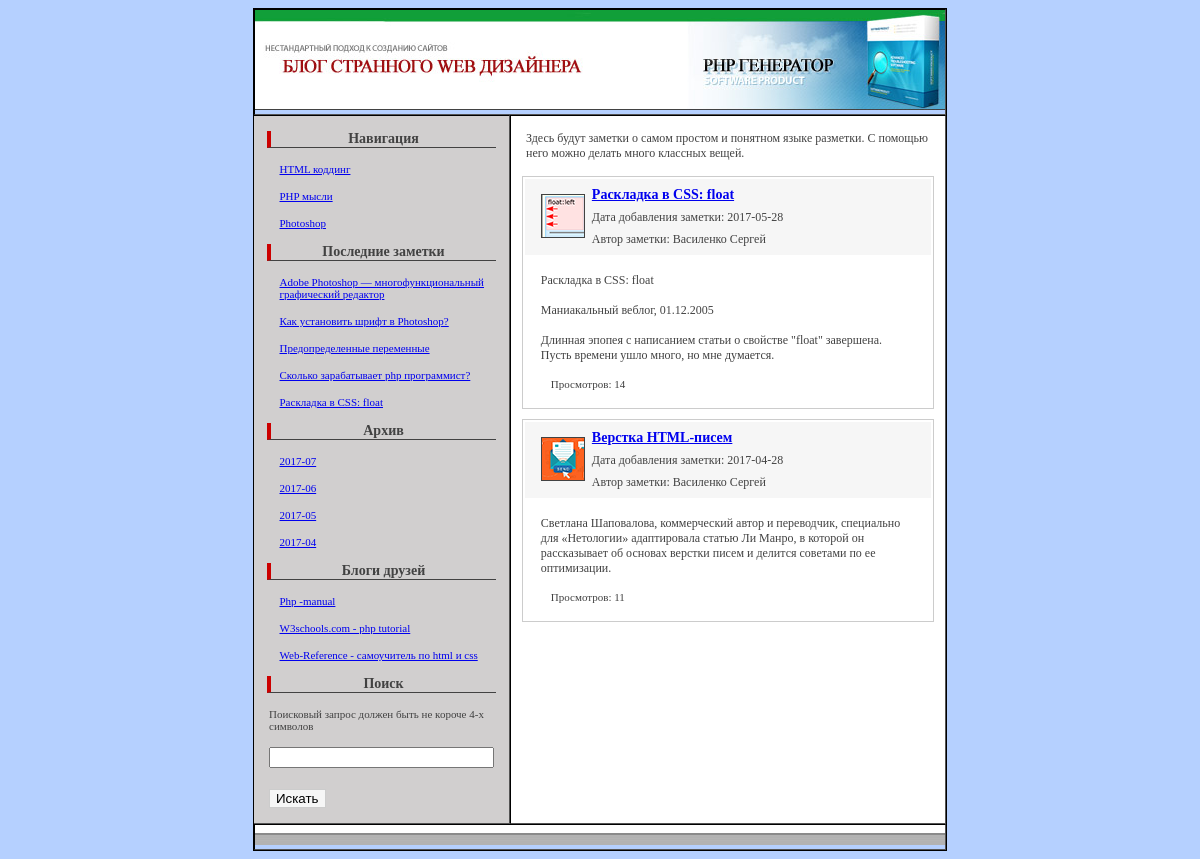
Page /view_cat.php on the committed database.
### tables this page shows
CREATE TABLE `categories` (
  `id` int(5) NOT NULL,
  `title` varchar(255) NOT NULL,
  `text` text NOT NULL,
  `meta_k` varchar(255) NOT NULL,
  `meta_d` varchar(255) NOT NULL
);

CREATE TABLE `data` (
  `id` int(5) NOT NULL,
  `meta_k` varchar(255) NOT NULL,
  `meta_d` varchar(255) NOT NULL,
  `description` varchar(255) NOT NULL,
  `author` varchar(255) NOT NULL,
  `text` text NOT NULL,
  `views` int(7) NOT NULL DEFAULT '0',
  `date` date NOT NULL DEFAULT '2017-09-28',
  `title` varchar(255) NOT NULL,
  `mini_img` varchar(255) NOT NULL,
  `cat` int(5) NOT NULL DEFAULT '0'
);

CREATE TABLE `friends_blogs` (
  `id` int(5) NOT NULL,
  `title` varchar(255) NOT NULL,
  `link` varchar(255) NOT NULL
);

### view_cat.php (the view, shortened to what this page needs)
<?php
if (!isset ($_GET['cat'])) { $cat=1;}
include("blocks/db.php");
$result = mysqli_query($db,"SELECT * FROM categories WHERE id='$cat'");
if (mysqli_num_rows($result)>0){
	$myrow=mysqli_fetch_array($result);
}
else
	echo "В результирующей выборке нет рядов.";
?>
<!doctype html>
<html>
<head>
<link href="style.css" rel="stylesheet" type="text/css">
</head>
<body>
<table width="690" border="1" align="center" cellpadding="0" cellspacing="0" class="main_border">
  <tbody>
    <tr>
    <?php include("blocks/header.php"); ?>
    </tr>
    <tr>
      <?php include("blocks/lefttd.php"); ?>
      <td width="508" valign="top"  bgcolor="#FFFFFF">
      <p><?php echo $myrow['text'];
	 $result = mysqli_query($db,"SELECT title, id, date, author, views, description, mini_img FROM data WHERE cat='$cat'");
if (mysqli_num_rows($result)>0){
	$myrow=mysqli_fetch_array($result);
}
else
	echo "В результирующей выборке нет рядов.";
		  do{
	printf ("
		<table  align='center' class='post_table'>
		        <tbody>
		          <tr class='post_title'>
		            <td >
					<p class='post_name'> <img align='left' class='mini' src='%s'>
					<a href='view_post.php?id=%s'>%s</a></p>
					<p class='post_adds'>Дата добавления заметки: %s </p>
					<p class='post_adds'>Автор заметки: %s </p>
					</td>
		            </tr>
		          <tr>
		            <td >%s
					<p class='post_view'>Просмотров: %s </p>
					</td>
		            </tr>
		          </tbody>
		  </table>",$myrow['mini_img'],  $myrow['id'],$myrow['title'],$myrow['date'], $myrow['author'], $myrow['description'], $myrow['views']);
	}
	while ($myrow=mysqli_fetch_array($result));
		  ?>
       </td>
    </tr>
    <tr>
      <?php include("blocks/footer.php"); ?>
    </tr>
  </tbody>
</table>
</body>
</html>

### blocks/lefttd.php (shortened to what this page needs)
<td valign="top" width="182" bgcolor="#EBEAEA" class="left">
    <p class="nav_title">Навигация </p>
    <?php
    $result2 = mysqli_query($db, "SELECT * FROM categories");
if (mysqli_num_rows($result2)>0)
    {
    $myrow2=mysqli_fetch_array($result2);
    do {
        printf("<p class='nav_list'><a href='view_cat.php?cat=%s'>%s</a></p>", $myrow2['id'], $myrow2['title']);
    } while ($myrow2 = mysqli_fetch_array($result2));
    } else {
    echo "В результирующей выборке нет рядов.";
}
?>
    <p class="nav_title">Последние заметки </p>
    <?php
    $result3 = mysqli_query($db, "SELECT title,id  FROM data ORDER BY date DESC, id DESC LIMIT 5");
    if (mysqli_num_rows($result3) > 0) {
        $myrow3 = mysqli_fetch_array($result3);
    } else
        echo "В результирующей выборке нет рядов.";
    do
    {
        printf ("<p class='nav_list'><a href='view_post.php?id=%s'>%s</a></p>",$myrow3['id'],$myrow3['title']);
    }
    while ($myrow3=mysqli_fetch_array($result3));
    ?>
    <p class="nav_title">Архив </p>
    <?php
    $result4 = mysqli_query($db,"SELECT DISTINCT LEFT (date,7) AS month FROM data ORDER BY month DESC");
    if (mysqli_num_rows($result4)>0)
    {
        $myrow4=mysqli_fetch_array($result4);
        do {
            printf ("<p class='nav_list'><a href='view_date.php?date=%s'>%s</a></p>",$myrow4['month'],$myrow4['month']);
        }
        while ($myrow4=mysqli_fetch_array($result4));
    }
    else
        echo "В результирующей выборке нет рядов.";
    ?>
    <p class="nav_title">Блоги друзей</p>
    <?php
    $result5 = mysqli_query($db,"SELECT * FROM friends_blogs");
    if (mysqli_num_rows($result5)>0)
    {
        $myrow5=mysqli_fetch_array($result5);
        do {
            printf ("<p class='nav_list'><a href='%s' target='_blank'>%s</a></p>",$myrow5['link'],$myrow5['title']);
        }
        while ($myrow5=mysqli_fetch_array($result5));
    }
    else
        echo "В результирующей выборке нет рядов.";
    ?>
    <p class="nav_title">Поиск</p>
    <form action="view_search.php" method="post">
        <p class="search_t">Поисковый запрос должен быть не короче 4-х символов</p>
        <p> <input type="text" name="search" size="25" maxlength="40"></p>
        <p> <input class="search_b" type="submit" name="submit_s" value="Искать"></p>
    </form>
</td>

### style.css (style rules this page uses)
.main_border { border: 1px solid #000000; }
body { background-image: url(img/bg.jpg); font: Verdana;font-size: 12px; color:#424242; }
.left { border-left: #393636; background-color:#D1CFCF; }
p { font:Lucida Grande, Lucida Sans Unicode, Lucida Sans, DejaVu Sans, Verdana,"sans-serif"; font-size: 12px; color:#424242; margin: 15px; }
.nav_title { margin-top: 15px; margin-left: 5%; margin-right: 5%; border-left: 4px solid #CC0000; border-bottom: 1px solid #424242; font-weight: bold; text-align: center; font-size: 14px; }
.nav_list { font-size: 11px; margin-left: 10%; }
.post_table { border: 1px solid #cccccc; width: 95%; margin-bottom: 10px; }
.post_title { background-color: #F6F6F6; }
.post_name { margin-top: 7px; font-size: 14px; margin-bottom: 7px; font-weight: bold; }
.post_view { font-size: 11px; color: #424242; }
.post_adds { font-size: 12px; margin-top: 7px; margin-bottom: 7px; color: #424242; }
.mini { border: 1px solid #424242; margin-right: 7px; margin-top: 7px; }
.post_view { color:#424242; font-size: 11px; margin-left: 25px; }
.search_t { font-size: 11px; }
.search_b { border: 1px solid #cccccc; background-color: #F6F6F6; margin-top: 6px; }

### rows in the picture
categories: title "HTML коддинг", text "Здесь будут заметки о самом простом и понятном языке разметки. С помощью него можно делать много классных вещей."
categories: title "PHP мысли"
categories: title "Photoshop"
data: title "Adobe Photoshop — многофункциональный графический редактор"
data: title "Как установить шрифт в Photoshop?"
data: title "Предопределенные переменные"
data: title "Сколько зарабатывает php программист?"
data: title "Раскладка в CSS: float", mini_img (picture), date "2017-05-28", author "Василенко Сергей", description "Раскладка в CSS: float Маниакальный веблог, 01.12.2005 Длинная эпопея с написанием статьи о свойстве \"float\" завершена. Пусть времени ушло много, но мне думается.", views "14"
friends_blogs: title "Php -manual"
friends_blogs: title "W3schools.com - php tutorial"
friends_blogs: title "Web-Reference - самоучитель по html и css"
data: mini_img (picture), title "Верстка HTML-писем", date "2017-04-28", author "Василенко Сергей", description "Светлана Шаповалова, коммерческий автор и переводчик, специально для «Нетологии» адаптировала статью Ли Манро, в которой он рассказывает об основах верстки писем и делится советами по ее оптимизации.", views "11"

### other values in the picture
$myrow4['month'] "2017-07"
$myrow4['month'] "2017-06"
$myrow4['month'] "2017-05"
$myrow4['month'] "2017-04"
